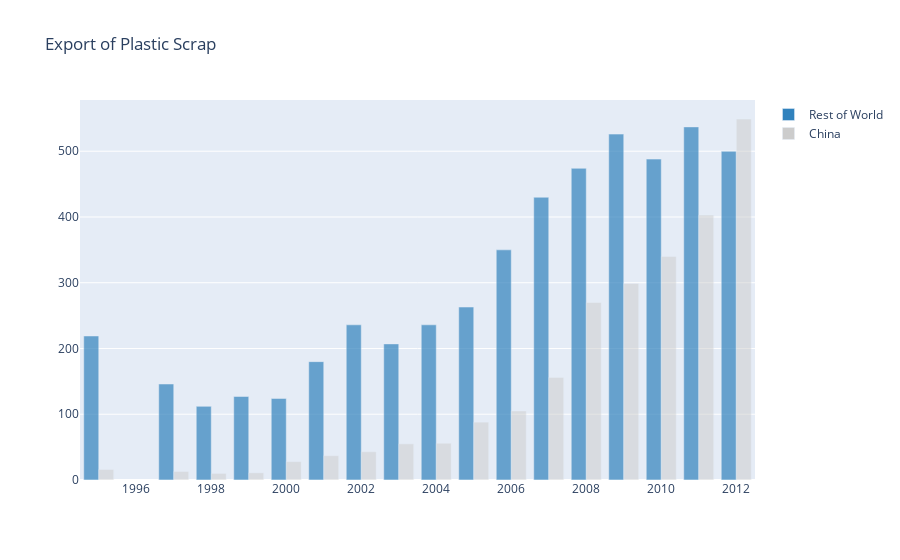

Write notebook code for a chart like this one.
### Code cell
# Bar Graph의 색상 커스터마이징 하기
years = [1995,1997,1998,1999,2000,2001,2002,2003,2004,2005,2006,2007,2008,2009,2010,2011,2012]
rest = [219,146,112,127,124,180,236,207,236,263,350,430,474,526,488,537,500,439]
china = [16,13,10,11,28,37,43,55,56,88,105,156,270,299,340,403,549,499]

trace1 = go.Bar(
    x=years,
    y=rest,
    name='Rest of World',
    marker=dict(
        color='rgb(49,130,189)',
        opacity=0.7
    )
)
trace2 = go.Bar(
    x=years,
    y=china,
    name='China',
    marker=dict(
        color='rgb(204,204,204)',
        opacity=0.5
    )
)

data = [trace1,trace2]
layout = go.Layout(barmode='group', title='Export of Plastic Scrap')
fig = go.Figure(data=data, layout=layout)

fig.show()

### Figure 1 — Plotly figure (JSON) as saved in the notebook; plotly's stock layout.template omitted (floating-point values rounded to 4 significant figures)
{"data": [{"marker": {"color": "rgb(49,130,189)", "opacity": 0.7}, "name": "Rest of World", "type": "bar", "x": [1995, 1997, 1998, 1999, 2000, 2001, 2002, 2003, 2004, 2005, 2006, 2007, 2008, 2009, 2010, 2011, 2012], "y": [219, 146, 112, 127, 124, 180, 236, 207, 236, 263, 350, 430, 474, 526, 488, 537, 500, 439]}, {"marker": {"color": "rgb(204,204,204)", "opacity": 0.5}, "name": "China", "type": "bar", "x": [1995, 1997, 1998, 1999, 2000, 2001, 2002, 2003, 2004, 2005, 2006, 2007, 2008, 2009, 2010, 2011, 2012], "y": [16, 13, 10, 11, 28, 37, 43, 55, 56, 88, 105, 156, 270, 299, 340, 403, 549, 499]}], "layout": {"barmode": "group", "title": {"text": "Export of Plastic Scrap"}}}
